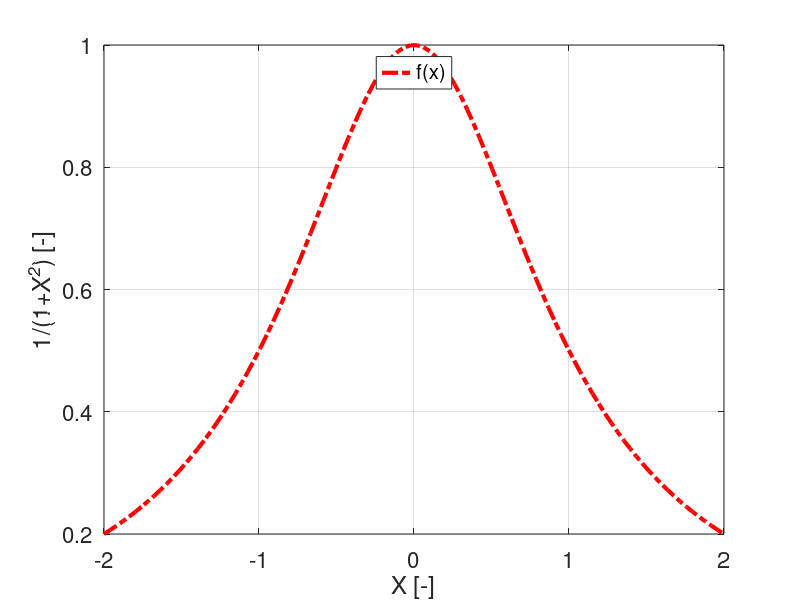
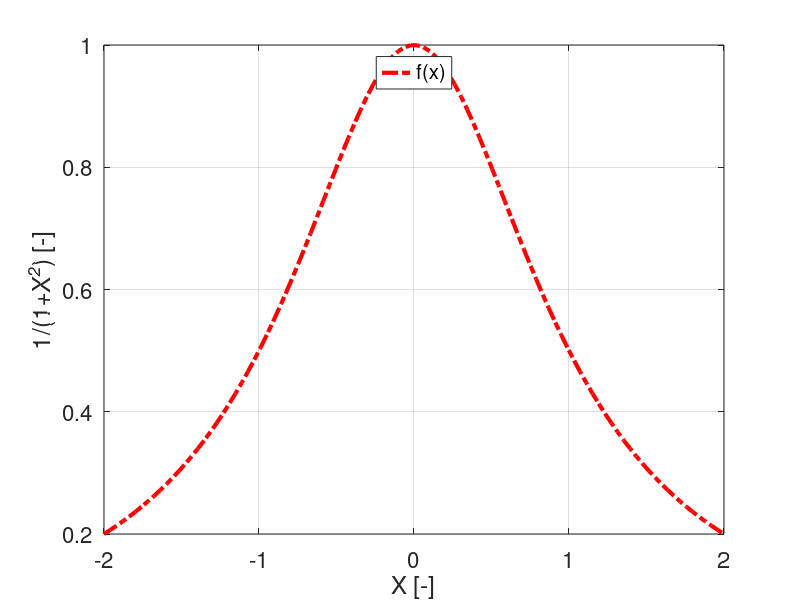

MATLAB code to generate these figures, in order:
clear; close all; clc;

xx = linspace(-2,2);
f = @(x)1./(1+x.^2);
plot(xx,f(xx),'r-.','linewidth',3)
xlabel('X [-]')
ylabel('1/(1+X^2) [-]')
legend('f(x)','location','north')
grid on % minor
box on
set(gca, 'fontsize', 16)
print('-f1', '-depsc', 'L2E1_eps')
print('-f1', '-djpeg', 'L2E1_jpeg')
